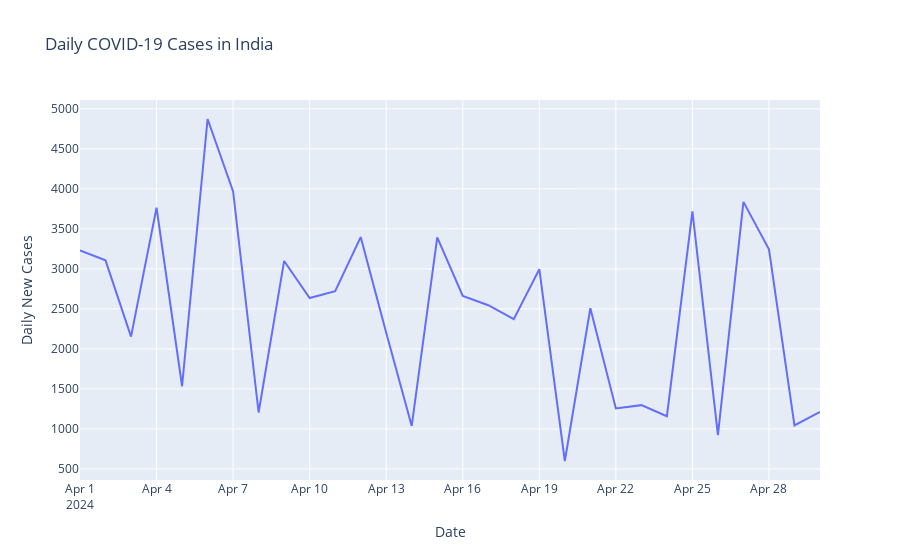

The notebook cell this image was saved under:
### Code cell
daily = pd.DataFrame({
    "Date_reported": date_range,
    "New_cases": sim_daily_cases,
    "New_deaths": sim_daily_deaths
})
daily["Cumulative_cases"] = daily["New_cases"].cumsum()
daily["Cumulative_deaths"] = daily["New_deaths"].cumsum()

# --- 4. Visualization 1: Line chart for daily cases over time ---
fig1 = px.line(
    daily,
    x="Date_reported",
    y="New_cases",
    title=f"Daily COVID-19 Cases in {country}",
    labels={"Date_reported": "Date", "New_cases": "Daily New Cases"}
)
fig1.update_traces(name="Daily New Cases")
fig1.update_layout(legend_title_text='Legend')
fig1.show()

### Figure 1 — Plotly figure (JSON) as saved in the notebook; plotly's stock layout.template omitted (floating-point values rounded to 4 significant figures)
{"data": [{"hovertemplate": "Date=%{x}<br>Daily New Cases=%{y}<extra></extra>", "legendgroup": "", "line": {"color": "#636efa", "dash": "solid"}, "marker": {"symbol": "circle"}, "mode": "lines", "name": "Daily New Cases", "orientation": "v", "showlegend": false, "type": "scatter", "x": ["2024-04-01T00:00:00", "2024-04-02T00:00:00", "2024-04-03T00:00:00", "2024-04-04T00:00:00", "2024-04-05T00:00:00", "2024-04-06T00:00:00", "2024-04-07T00:00:00", "2024-04-08T00:00:00", "2024-04-09T00:00:00", "2024-04-10T00:00:00", "2024-04-11T00:00:00", "2024-04-12T00:00:00", "2024-04-13T00:00:00", "2024-04-14T00:00:00", "2024-04-15T00:00:00", "2024-04-16T00:00:00", "2024-04-17T00:00:00", "2024-04-18T00:00:00", "2024-04-19T00:00:00", "2024-04-20T00:00:00", "2024-04-21T00:00:00", "2024-04-22T00:00:00", "2024-04-23T00:00:00", "2024-04-24T00:00:00", "2024-04-25T00:00:00", "2024-04-26T00:00:00", "2024-04-27T00:00:00", "2024-04-28T00:00:00", "2024-04-29T00:00:00", "2024-04-30T00:00:00"], "xaxis": "x", "y": [3232, 3107, 2153, 3764, 1533, 4873, 3968, 1205, 3099, 2635, 2722, 3397, 2201, 1037, 3393, 2663, 2546, 2371, 2996, 599, 2508, 1255, 1297, 1159, 3719, 923, 3837, 3245, 1044, 1214], "yaxis": "y"}], "layout": {"autosize": true, "legend": {"title": {"text": "Legend"}, "tracegroupgap": 0}, "title": {"text": "Daily COVID-19 Cases in India"}, "xaxis": {"anchor": "y", "autorange": true, "domain": [0, 1], "range": ["2024-04-01", "2024-04-30"], "title": {"text": "Date"}, "type": "date"}, "yaxis": {"anchor": "x", "autorange": true, "domain": [0, 1], "range": [361.6, 5110.0], "title": {"text": "Daily New Cases"}, "type": "linear"}}}
